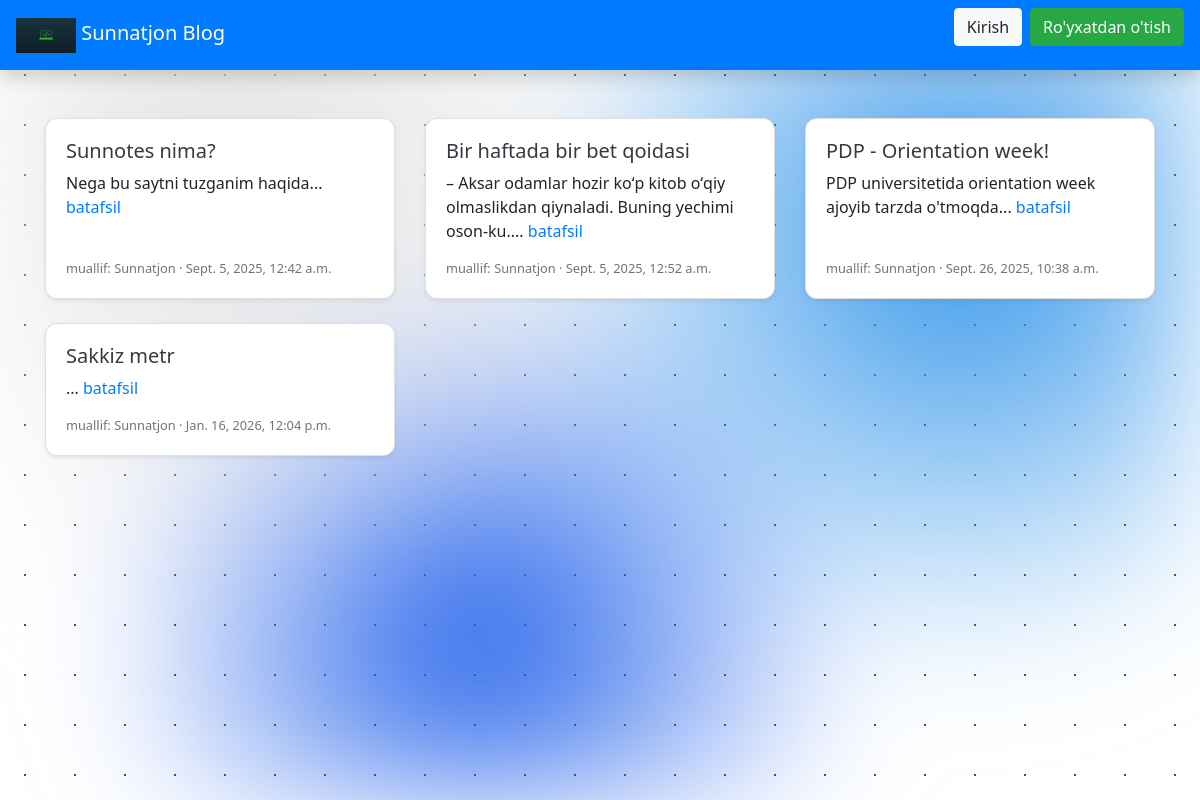
The page /articles/ on the database as committed earlier.
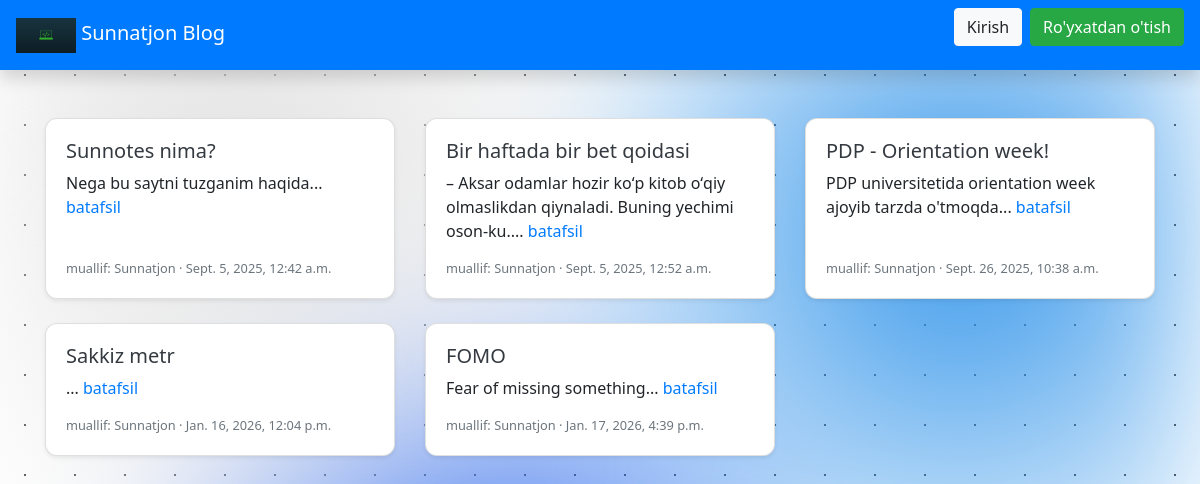
The same page on the database as committed later.
### articles/models.py (models this page shows, shortened)
class Article(models.Model):
  title = models.CharField(max_length=1500)
  summary = models.CharField(max_length=200, blank=True)
  body = RichTextField()
  photo = models.ImageField(upload_to='images/', blank=True)
  date = models.DateTimeField(auto_now_add=True)
  author = models.ForeignKey(
    get_user_model(),
    on_delete=models.CASCADE,
  )

### accounts/models.py (models this page shows)
class CustomUser(AbstractUser):
  age = models.PositiveIntegerField(null=True, blank=True)

### articles/views.py (the view)
# urls.py: path('', ArticleListView.as_view(), name='article_list'),
class ArticleListView(ListView):
  model = Article
  template_name = 'article_list.html'

### templates/article_list.html (shortened to what this page needs)
{% extends 'base.html' %}
{% block content %}
<div class="row">
  {% for article in object_list %}
    <div class="col-12 col-md-6 col-lg-4 mb-4">
      <div class="card h-100 shadow-sm">
        <div class="card-body d-flex flex-column">
          <h5 class="card-title mb-2">
            <a href="{% url 'article_detail' article.pk %}"
               class="stretched-link text-decoration-none text-dark">
              {{ article.title }}
            </a>
          </h5>
          <p class="card-text mb-3">
            {{ article.summary }}...
            <a href="{% url 'article_detail' article.pk %}">batafsil</a>
          </p>
          <div class="mt-auto small text-muted">
            muallif: {{ article.author|title }} &middot; {{ article.date }}
          </div>
        </div>
      </div>
    </div>
  {% empty %}
    <div class="col-12"><p>Hozircha postlar yo‘q.</p></div>
  {% endfor %}
</div>
{% endblock content %}

### templates/base.html (shortened to what this page needs)
{% load static %}
<!DOCTYPE html>
<html>
    <head>
            <link rel="stylesheet" href="https://cdn.jsdelivr.net/npm/bootstrap@4.5.3/dist/css/bootstrap.min.css">
            <link rel="stylesheet" href="https://cdnjs.cloudflare.com/ajax/libs/font-awesome/5.15.2/css/all.min.css" />
            <link rel="stylesheet" href="{% static 'css/base.css' %}">
            <link rel="stylesheet" href="{% static 'css/article.css' %}">
    </head>
    <body class="home">
        <div class="aurora"></div>
        <div class="particles"></div>
        <nav class="navbar navbar-expand-lg navbar-dark bg-primary shadow" style="background-color:cadetblue;">
            <a class="navbar-brand" href="{% url 'home' %}">
                <img src="{% static 'assets/img/logo.png' %}" width="60" height="35" class="d-inline-block align-top" alt="">
                Sunnatjon Blog
            </a>
            <div class="collapse navbar-collapse" id="navbarSupportedContent">
                {% if user.is_authenticated %}
                    <ul class="navbar-nav ml-auto">
                        <li class="nav-item">
                            <a class="nav-link dropdown-toggle" href="#"
                                id="navbarDropdown" role="button" data-toggle="dropdown"
                                aria-haspopup="true" aria-expanded="false">
                                {{user.username | title}}
                            </a>
                            <div class="dropdown-menu dropdown-menu-lg-right"
                                aria-labelledby="navbarDropdown">
                                <a class="dropdown-item" href="{% url 'article_new' %}">Yangi post</a>
                                <div class="dropdown-divider"></div>
                                <a class="dropdown-item" href="{% url 'password_change'%}">Kalit so'zni almashtirish</a>
                                <div class="dropdown-divider"></div>
                                <form action="{% url 'logout' %}" method="post">
                                    {% csrf_token %}
                                    <button class="dropdown-item">Chiqish</button>
                                </form>
                            </div>
                        </li>
                    </ul>
                {% else %}
                    <form class="form-inline ml-auto">
                        <a href="{% url 'login' %}" class="btn btn-light">Kirish</a>
                        <a href="{% url 'signup' %}" class="btn btn-success ml-2">Ro'yxatdan o'tish</a>
                    </form>
                {% endif %}
            </div>
        </nav>
        <main>
            <div class="container">
                {% block content %}
                {% endblock content %}
            </div>
        </main>
    </body>
</html>

### templates/base.html (style rules this page uses)
body { font-family: 'Segoe UI', Tahoma, Geneva, Verdana, sans-serif; }
.card { border-radius: 12px; transition: 0.3s; }
body { background: #ffffff; }

Rows that differ between the two databases and show on the page:
added Article: title "FOMO", summary "Fear of missing something", author "Sunnatjon", date "Jan. 17, 2026, 4:39 p.m."
